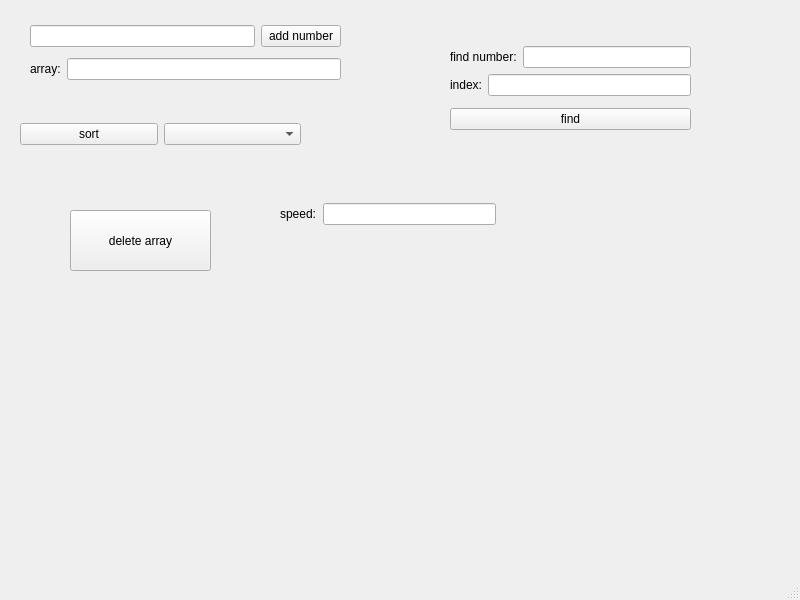
<?xml version="1.0" encoding="UTF-8"?>
<ui version="4.0">
 <class>MainWindow</class>
 <widget class="QMainWindow" name="MainWindow">
  <property name="geometry">
   <rect>
    <x>0</x>
    <y>0</y>
    <width>800</width>
    <height>600</height>
   </rect>
  </property>
  <property name="windowTitle">
   <string>MainWindow</string>
  </property>
  <widget class="QWidget" name="centralwidget">
   <widget class="QPushButton" name="clearButton">
    <property name="geometry">
     <rect>
      <x>70</x>
      <y>210</y>
      <width>141</width>
      <height>61</height>
     </rect>
    </property>
    <property name="text">
     <string>delete array</string>
    </property>
   </widget>
   <widget class="QWidget" name="">
    <property name="geometry">
     <rect>
      <x>30</x>
      <y>20</y>
      <width>311</width>
      <height>66</height>
     </rect>
    </property>
    <layout class="QVBoxLayout" name="verticalLayout">
     <item>
      <layout class="QHBoxLayout" name="horizontalLayout_2">
       <item>
        <layout class="QHBoxLayout" name="horizontalLayout">
         <item>
          <widget class="QLineEdit" name="inputEdit"/>
         </item>
         <item>
          <widget class="QPushButton" name="addButton">
           <property name="text">
            <string>add number</string>
           </property>
          </widget>
         </item>
        </layout>
       </item>
      </layout>
     </item>
     <item>
      <layout class="QHBoxLayout" name="horizontalLayout_3">
       <item>
        <widget class="QLabel" name="label">
         <property name="text">
          <string>array:</string>
         </property>
        </widget>
       </item>
       <item>
        <widget class="QLineEdit" name="arrayEdit">
         <property name="readOnly">
          <bool>true</bool>
         </property>
        </widget>
       </item>
      </layout>
     </item>
    </layout>
   </widget>
   <widget class="QWidget" name="">
    <property name="geometry">
     <rect>
      <x>20</x>
      <y>120</y>
      <width>281</width>
      <height>28</height>
     </rect>
    </property>
    <layout class="QHBoxLayout" name="horizontalLayout_4">
     <item>
      <widget class="QPushButton" name="sortButton">
       <property name="text">
        <string>sort</string>
       </property>
      </widget>
     </item>
     <item>
      <widget class="QComboBox" name="comboBox"/>
     </item>
    </layout>
   </widget>
   <widget class="QWidget" name="">
    <property name="geometry">
     <rect>
      <x>450</x>
      <y>40</y>
      <width>241</width>
      <height>98</height>
     </rect>
    </property>
    <layout class="QVBoxLayout" name="verticalLayout_3">
     <item>
      <layout class="QVBoxLayout" name="verticalLayout_2">
       <item>
        <layout class="QHBoxLayout" name="horizontalLayout_5">
         <item>
          <widget class="QLabel" name="label_2">
           <property name="text">
            <string>find number:</string>
           </property>
          </widget>
         </item>
         <item>
          <widget class="QLineEdit" name="inputFind"/>
         </item>
        </layout>
       </item>
       <item>
        <layout class="QHBoxLayout" name="horizontalLayout_6">
         <item>
          <widget class="QLabel" name="label_3">
           <property name="text">
            <string>index:</string>
           </property>
          </widget>
         </item>
         <item>
          <widget class="QLineEdit" name="resulEdit">
           <property name="readOnly">
            <bool>true</bool>
           </property>
          </widget>
         </item>
        </layout>
       </item>
      </layout>
     </item>
     <item>
      <widget class="QPushButton" name="findButton">
       <property name="text">
        <string>find</string>
       </property>
      </widget>
     </item>
    </layout>
   </widget>
   <widget class="QWidget" name="">
    <property name="geometry">
     <rect>
      <x>280</x>
      <y>200</y>
      <width>216</width>
      <height>28</height>
     </rect>
    </property>
    <layout class="QHBoxLayout" name="horizontalLayout_7">
     <item>
      <widget class="QLabel" name="label_4">
       <property name="text">
        <string>speed:</string>
       </property>
      </widget>
     </item>
     <item>
      <widget class="QLineEdit" name="speedEdit">
       <property name="readOnly">
        <bool>true</bool>
       </property>
      </widget>
     </item>
    </layout>
   </widget>
  </widget>
  <widget class="QMenuBar" name="menubar">
   <property name="geometry">
    <rect>
     <x>0</x>
     <y>0</y>
     <width>800</width>
     <height>23</height>
    </rect>
   </property>
  </widget>
  <widget class="QStatusBar" name="statusbar"/>
 </widget>
 <resources/>
 <connections/>
</ui>
